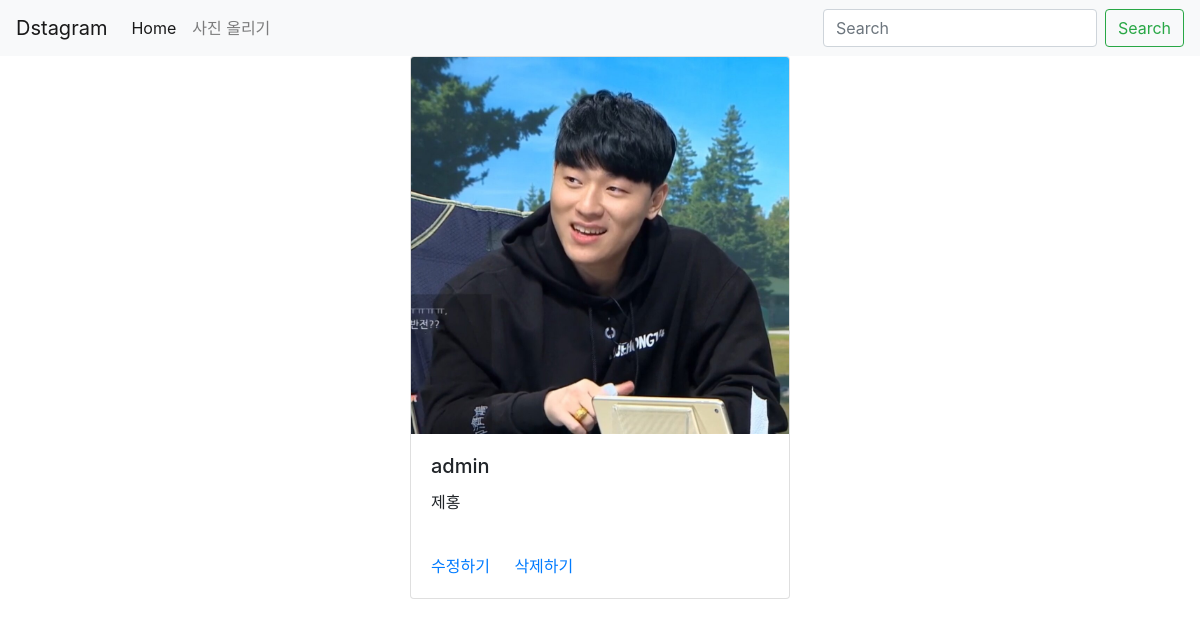
Screenshot of /detail/7/ with the database file from the repository.
### photo/models.py (models this page shows, shortened)
class Photo(models.Model):
    author = models.ForeignKey(User, on_delete=models.CASCADE, related_name='user')
    text = models.TextField(blank=True)
    image = models.ImageField(upload_to = 'timeline_photo/%Y/%m/%d')
    created = models.DateTimeField(auto_now_add=True)
    updated = models.DateTimeField(auto_now=True)
    class Meta:
        ordering = ['-created']

### photo/views.py (the view)
# urls.py: path(r"detail/<int:pk>/", PhotoDetail.as_view(), name = 'detail'),
class PhotoDetail(DetailView):
    model = Photo
    template_name_suffix = '_detail'

### photo/templates/photo/photo_detail.html (shortened to what this page needs)
{% extends 'base.html' %}
{% block content %}
<div class="row">
    <div class="col"></div>
    <div class="col-12 col-xl-4 col-md-4">
        <div class="card" style="">
            <img src=" {{ object.image.url }}" class="card-img-top" alt="...">
            <div class="card-body">
                <h5 class="card-title">{{ object.author }}</h5>
                <p class="card-text"> {{ object.text }} </p>
            </div>
            <div class="card-body">
                <a href="{% url 'photo:update' object.id %}" class="card-link">수정하기</a>
                <a href="{% url 'photo:delete' object.id %}" class="card-link">삭제하기</a>
            </div>
        </div>
    </div>
    <div class="col"></div>
</div>
{% endblock %}

### rows the page displays
Photo: image (picture), author "admin", text "제홍"
